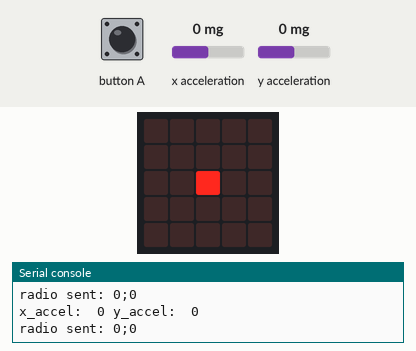
The program below on a simulated BBC micro:bit running MicroPython. Shown: the board's 5×5 LED display, the last lines printed to the serial console. Inputs (shaded band) come from the test bench; at power-on: x acceleration 0 mg, y acceleration 0 mg. No radio messages arrive unless stated (any console line starting 'radio sent:' is added by the test bench).

Above: at 1.2 s.
1.3 s: x acceleration set to -1440 mg
At 2.4 s:
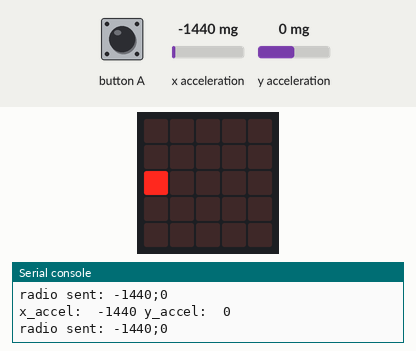
4.3 s: y acceleration set to -1440 mg
At 6.1 s:
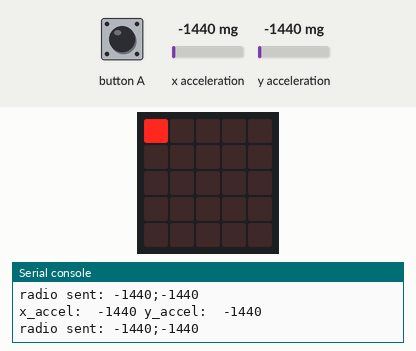
7.0 s: x acceleration set to -316 mg
8.6 s: x acceleration set to -287 mg
At 9.9 s:
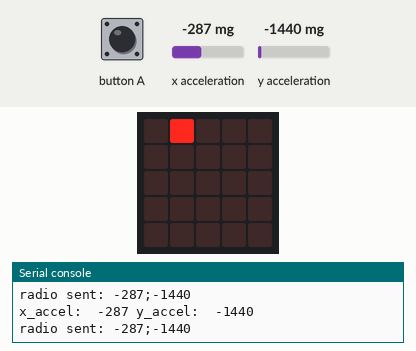
11.6 s: y acceleration set to 0 mg
At 12.3 s:
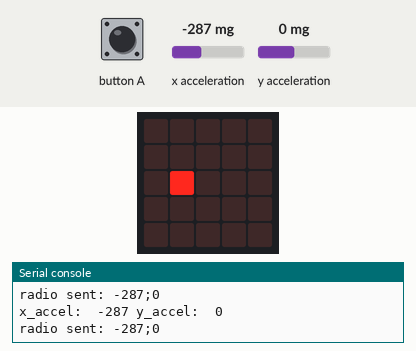
14.6 s: y acceleration set to 750 mg
At 15.6 s:
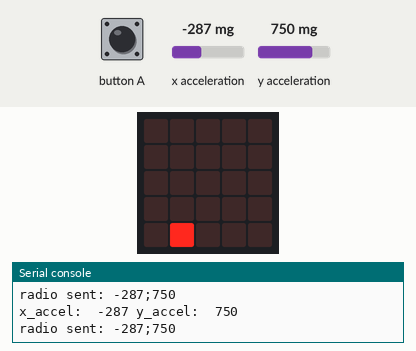
Timing chart, 0 to 17.6 s (numbered marks = the images above; inputs shaded):
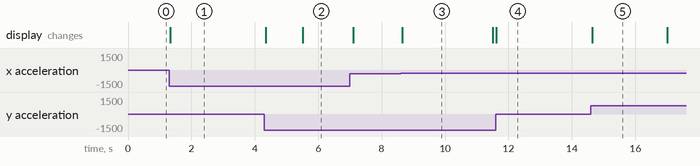

Measured:
- the behaviour switches between -300 and -299 mg on x acceleration (found by bisection; images 2 and 3)
- after the input at 1.3 s, the display: changes at once (image 1)
- after the input at 4.3 s, the display: changes after 0.05 s (image 2)
- after the input at 8.6 s, the display: changes at once (image 3)
- after the input at 11.6 s, the display: changes at once (image 4)
- after the input at 14.6 s, the display: changes at once (image 5)
- what the display in image 3 shows lasts 2.9 s, from 8.6 s to 11.5 s

The program:

4_ex_4_remote_controlled_buggy_transmitter.py
```python
# 4_ex_3_remote_controlled_buggy_transmitter


# Required packages
from microbit import *
import radio


# Functions

def adaptLEDmatrixToAccel(x_accel, y_accel):

    # clearing the LED matrix
    display.clear()

    # mapping the values of the acceleration to the values of the
    # pixels of the LED matrix
    x_pos = map_value_accel_to_LED(x_accel)
    y_pos = map_value_accel_to_LED(y_accel)

    # upper and lower bounding the values for x_pos and y_pos
    if x_pos > 2:
        x_pos = 2
    if x_pos < -2:
        x_pos = -2
    if y_pos > 2:
        y_pos = 2
    if y_pos < -2:
        y_pos = -2

    # displaying the current location of the bright point on the LED matrix
    display.set_pixel(x_init + x_pos, y_init + y_pos, 9)

def map_value_accel_to_LED(value_to_rescale):
    # LEDs values
    res_max = 2
    res_min = -2
    # accelerometer values
    n_max = 300
    n_min = -300
    mapped_value = int(value_to_rescale*(res_max - res_min)/(n_max - n_min))
    return mapped_value


# Initializations
x_init = 2
y_init = 2
display.set_pixel(x_init, y_init, 9)
#===================
iteration_time = 50
#===================

# Radio initialization
radio.config(group=23)
# The radio won't work unless it's switched on.
radio.on()


# Event loop
while True:
    x_accel = accelerometer.get_x()
    y_accel = accelerometer.get_y()

    print('x_accel: ', x_accel, 'y_accel: ', y_accel)
    # ls /dev/cu.*
    # screen /dev/cu.usbmodem... 115200    (screen /dev/cu.usbmodem14102 115200)

    adaptLEDmatrixToAccel(x_accel, y_accel)

    # # Sending commands to the receiver micro:bit
    # if abs(x_accel) > thresh_x_accel:
    #     if x_accel < 0: # turn left
    #         radio.send('turn_left')
    #     else: # meaning x_accel > 0 --> turn right
    #         radio.send('turn_right')
    # if abs(y_accel) > thresh_y_accel:
    #     if y_accel < 0: # go forward
    #         radio.send('go_forward')
    #     else: # meaning y_accel > 0 --> go backward
    #         radio.send('go_backward')


    # Simple "send" test
    if button_a.was_pressed():
        radio.send('heart')
    else:
        # Sending commands to the receiver micro:bit
        # Encoding the x_accel and the y_accel in a single string with a ";" as
        # separation in between
        radio.send(str(x_accel) + ';' + str(y_accel))


    sleep(iteration_time)
```
